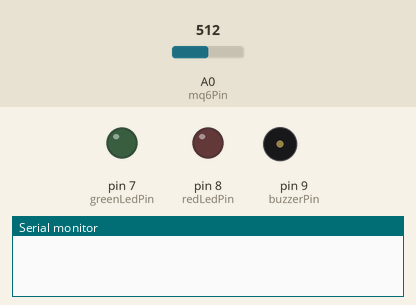
The sketch below on a simulated Arduino Uno, built with avr-gcc and run on an emulated ATmega328P. Parts: output pins drawn as LEDs (lit = HIGH), buzzer (waves = sounding, pin HIGH), the last lines printed to the serial monitor. The inputs (shaded band) are chosen by the test bench; at power-on: A0 (mq6Pin) = 512.

Above: at 0.1 s.
At 15.1 s:
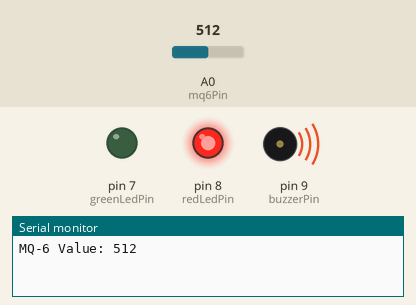
Timing chart, 0 to 16.6 s (numbered marks = the images above):
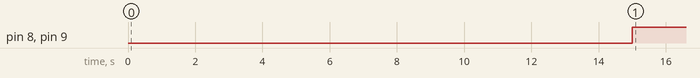

The sketch:

main.ino
```cpp
const int mq6Pin = A0;
const int redLedPin = 8;
const int greenLedPin = 7;
const int buzzerPin = 9;

const int gasThreshold = 300;

unsigned long previousMillis = 0;
const long interval = 15000; // 15 seconds

int readGasSensor() {
  return analogRead(mq6Pin);
}

void alertGasDetected() {
  digitalWrite(redLedPin, HIGH);
  digitalWrite(greenLedPin, LOW);
  digitalWrite(buzzerPin, HIGH);
}

void normalCondition() {
  digitalWrite(redLedPin, LOW);
  digitalWrite(greenLedPin, HIGH);
  digitalWrite(buzzerPin, LOW);
}

void setup() {
  Serial.begin(9600);

  pinMode(redLedPin, OUTPUT);
  pinMode(greenLedPin, OUTPUT);
  pinMode(buzzerPin, OUTPUT);
}

void loop() {
  unsigned long currentMillis = millis();

  if (currentMillis - previousMillis >= interval) {
    previousMillis = currentMillis;

    int sensorValue = readGasSensor();

    Serial.print("MQ-6 Value: ");
    Serial.println(sensorValue);

    if (sensorValue > gasThreshold) {
      alertGasDetected();
    } else {
      normalCondition();
    }
  }
}
```

Measured:
- by itself, pin 8 (redLedPin), pin 9 (buzzerPin): LOW → HIGH at 15.0 s
